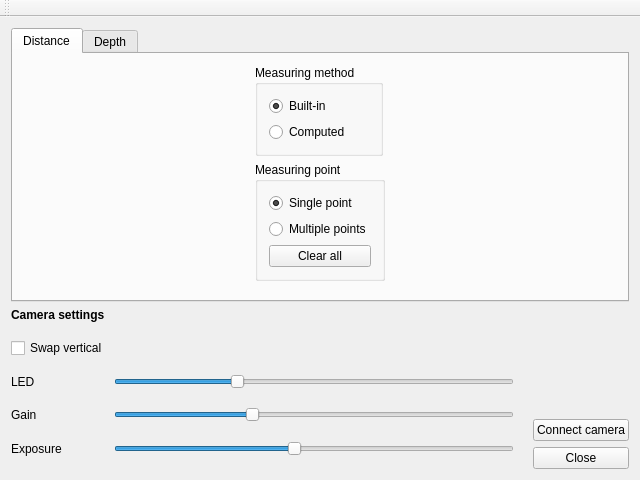
<?xml version="1.0" encoding="UTF-8"?>
<ui version="4.0">
 <class>MainWindow</class>
 <widget class="QMainWindow" name="MainWindow">
  <property name="geometry">
   <rect>
    <x>0</x>
    <y>0</y>
    <width>640</width>
    <height>480</height>
   </rect>
  </property>
  <property name="windowTitle">
   <string>MainWindow</string>
  </property>
  <widget class="QWidget" name="centralWidget">
   <layout class="QGridLayout" name="gridLayout">
    <item row="1" column="0">
     <widget class="QLabel" name="label">
      <property name="text">
       <string>&lt;b&gt;Camera settings&lt;/b&gt;</string>
      </property>
     </widget>
    </item>
    <item row="0" column="0" colspan="2">
     <widget class="QTabWidget" name="tabWidget">
      <property name="currentIndex">
       <number>0</number>
      </property>
      <widget class="QWidget" name="distanceTab">
       <attribute name="title">
        <string>Distance</string>
       </attribute>
       <layout class="QGridLayout" name="gridLayout_2">
        <item row="1" column="1">
         <widget class="QGroupBox" name="groupBox">
          <property name="sizePolicy">
           <sizepolicy hsizetype="Fixed" vsizetype="Fixed">
            <horstretch>0</horstretch>
            <verstretch>0</verstretch>
           </sizepolicy>
          </property>
          <property name="title">
           <string>Measuring point</string>
          </property>
          <layout class="QVBoxLayout" name="verticalLayout">
           <item>
            <widget class="QRadioButton" name="singleMeasuringPoint">
             <property name="text">
              <string>Single point</string>
             </property>
             <property name="checked">
              <bool>true</bool>
             </property>
            </widget>
           </item>
           <item>
            <widget class="QRadioButton" name="multipleMeasuringPoints">
             <property name="text">
              <string>Multiple points</string>
             </property>
            </widget>
           </item>
           <item>
            <widget class="QPushButton" name="clearPoints">
             <property name="text">
              <string>Clear all</string>
             </property>
            </widget>
           </item>
          </layout>
         </widget>
        </item>
        <item row="0" column="0" rowspan="3">
         <layout class="QGridLayout" name="glDistanceLayout" columnstretch="0"/>
        </item>
        <item row="0" column="1">
         <widget class="QGroupBox" name="groupBox_2">
          <property name="sizePolicy">
           <sizepolicy hsizetype="Fixed" vsizetype="Fixed">
            <horstretch>0</horstretch>
            <verstretch>0</verstretch>
           </sizepolicy>
          </property>
          <property name="title">
           <string>Measuring method</string>
          </property>
          <layout class="QVBoxLayout" name="verticalLayout_2">
           <item>
            <widget class="QRadioButton" name="buildMeasuring">
             <property name="text">
              <string>Built-in</string>
             </property>
             <property name="checked">
              <bool>true</bool>
             </property>
            </widget>
           </item>
           <item>
            <widget class="QRadioButton" name="computedMeasuring">
             <property name="text">
              <string>Computed</string>
             </property>
            </widget>
           </item>
          </layout>
         </widget>
        </item>
       </layout>
      </widget>
      <widget class="QWidget" name="depthTab">
       <attribute name="title">
        <string>Depth</string>
       </attribute>
       <layout class="QGridLayout" name="gridLayout_4">
        <item row="0" column="0">
         <layout class="QGridLayout" name="glDepthLayout"/>
        </item>
       </layout>
      </widget>
     </widget>
    </item>
    <item row="3" column="0" colspan="2">
     <layout class="QHBoxLayout" name="horizontalLayout">
      <item>
       <layout class="QGridLayout" name="gridLayout_6">
        <item row="0" column="0" colspan="4">
         <widget class="QCheckBox" name="swapVerticalCheckbox">
          <property name="text">
           <string>Swap vertical</string>
          </property>
          <property name="checked">
           <bool>false</bool>
          </property>
         </widget>
        </item>
        <item row="2" column="3">
         <widget class="QLabel" name="gain_val">
          <property name="text">
           <string/>
          </property>
         </widget>
        </item>
        <item row="1" column="0">
         <widget class="QLabel" name="led_title">
          <property name="text">
           <string>LED</string>
          </property>
         </widget>
        </item>
        <item row="3" column="0">
         <widget class="QLabel" name="exposure_title">
          <property name="text">
           <string>Exposure</string>
          </property>
          <property name="margin">
           <number>0</number>
          </property>
         </widget>
        </item>
        <item row="2" column="2">
         <widget class="QSlider" name="gainSlider">
          <property name="maximum">
           <number>1000</number>
          </property>
          <property name="singleStep">
           <number>1</number>
          </property>
          <property name="value">
           <number>340</number>
          </property>
          <property name="orientation">
           <enum>Qt::Horizontal</enum>
          </property>
         </widget>
        </item>
        <item row="1" column="2">
         <widget class="QSlider" name="ledSlider">
          <property name="maximum">
           <number>1000</number>
          </property>
          <property name="singleStep">
           <number>1</number>
          </property>
          <property name="value">
           <number>300</number>
          </property>
          <property name="orientation">
           <enum>Qt::Horizontal</enum>
          </property>
         </widget>
        </item>
        <item row="2" column="0">
         <widget class="QLabel" name="gain_title">
          <property name="text">
           <string>Gain</string>
          </property>
         </widget>
        </item>
        <item row="3" column="2">
         <widget class="QSlider" name="exposureSlider">
          <property name="maximum">
           <number>1000</number>
          </property>
          <property name="singleStep">
           <number>1</number>
          </property>
          <property name="pageStep">
           <number>10</number>
          </property>
          <property name="value">
           <number>450</number>
          </property>
          <property name="orientation">
           <enum>Qt::Horizontal</enum>
          </property>
         </widget>
        </item>
        <item row="3" column="3">
         <widget class="QLabel" name="exposure_val">
          <property name="text">
           <string/>
          </property>
         </widget>
        </item>
        <item row="1" column="3">
         <widget class="QLabel" name="led_val">
          <property name="text">
           <string/>
          </property>
         </widget>
        </item>
        <item row="2" column="1">
         <spacer name="horizontalSpacer">
          <property name="orientation">
           <enum>Qt::Horizontal</enum>
          </property>
          <property name="sizeType">
           <enum>QSizePolicy::Minimum</enum>
          </property>
          <property name="sizeHint" stdset="0">
           <size>
            <width>40</width>
            <height>20</height>
           </size>
          </property>
         </spacer>
        </item>
       </layout>
      </item>
      <item>
       <layout class="QVBoxLayout" name="verticalLayout_3">
        <item>
         <spacer name="verticalSpacer">
          <property name="orientation">
           <enum>Qt::Vertical</enum>
          </property>
          <property name="sizeHint" stdset="0">
           <size>
            <width>20</width>
            <height>40</height>
           </size>
          </property>
         </spacer>
        </item>
        <item>
         <widget class="QPushButton" name="connectCameraButton">
          <property name="text">
           <string>Connect camera</string>
          </property>
         </widget>
        </item>
        <item>
         <widget class="QPushButton" name="closeButton">
          <property name="text">
           <string>Close</string>
          </property>
         </widget>
        </item>
       </layout>
      </item>
     </layout>
    </item>
   </layout>
  </widget>
  <widget class="QToolBar" name="mainToolBar">
   <attribute name="toolBarArea">
    <enum>TopToolBarArea</enum>
   </attribute>
   <attribute name="toolBarBreak">
    <bool>false</bool>
   </attribute>
  </widget>
 </widget>
 <layoutdefault spacing="6" margin="11"/>
 <resources/>
 <connections>
  <connection>
   <sender>closeButton</sender>
   <signal>clicked()</signal>
   <receiver>MainWindow</receiver>
   <slot>close()</slot>
   <hints>
    <hint type="sourcelabel">
     <x>787</x>
     <y>587</y>
    </hint>
    <hint type="destinationlabel">
     <x>503</x>
     <y>422</y>
    </hint>
   </hints>
  </connection>
 </connections>
</ui>
